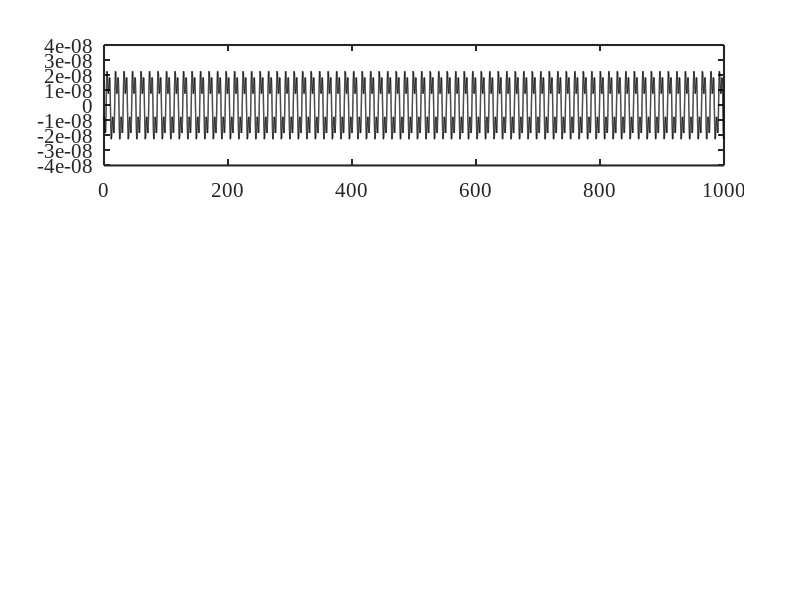

Write the MATLAB code that produced this figure. (Note: this script raises an error after producing the figure.)
clear;close all;
load TIHB_N20_LCO1.mat;
dt=0.01;
Tdata=0:dt:1000;
x=zeros(N_dof,length(Tdata));dx=zeros(N_dof,length(Tdata));ddx=zeros(N_dof,length(Tdata));
Harm_parameter_a=parameter_a(2:end,:);
for j=1:N_dof
    for i=1:N_harm-1
        x(j,:)=x(j,:)+Harm_parameter_a(i,2*j-1)*cos((i)*w0*Tdata)+Harm_parameter_a(i,2*j)*sin((i)*w0*Tdata);
        dx(j,:)=dx(j,:)-w0*(i)*Harm_parameter_a(i,2*j-1)*sin(i*w0*Tdata)+w0*(i)*Harm_parameter_a(i,2*j)*cos((i)*w0*Tdata);
        ddx(j,:)=ddx(j,:)-(w0*(i))^2*Harm_parameter_a(i,2*j-1)*cos((i)*w0*Tdata)-(w0*(i))^2*Harm_parameter_a(i,2*j)*sin((i)*w0*Tdata);
    end
    x(j,:)=x(j,:)+parameter_a(2*j-1,1);
end

k_h3=0;k_alpha3=10;k_beta3=0;
F=[k_h3*x(1,:).^3;k_alpha3*x(2,:).^3;k_beta3*x(3,:).^3];
residual=M*ddx+C*dx+K*x+F;

subplot(3,1,1);
plot(Tdata,residual(2,:),'k-','LineWidth',1);
set(gca,'FontName','Times New Roman','FontSize',15,'LineWidth',1.5);
clear;
load IHB_N20_LCO1.mat;
dt=0.01;
Tdata=0:dt:1000;
x=zeros(N_dof,length(Tdata));dx=zeros(N_dof,length(Tdata));ddx=zeros(N_dof,length(Tdata));
Harm_parameter_a=parameter_a(2:end,:);
for j=1:N_dof
    for i=1:N_harm-1
        x(j,:)=x(j,:)+Harm_parameter_a(i,2*j-1)*cos((i)*w0*Tdata)+Harm_parameter_a(i,2*j)*sin((i)*w0*Tdata);
        dx(j,:)=dx(j,:)-w0*(i)*Harm_parameter_a(i,2*j-1)*sin(i*w0*Tdata)+w0*(i)*Harm_parameter_a(i,2*j)*cos((i)*w0*Tdata);
        ddx(j,:)=ddx(j,:)-(w0*(i))^2*Harm_parameter_a(i,2*j-1)*cos((i)*w0*Tdata)-(w0*(i))^2*Harm_parameter_a(i,2*j)*sin((i)*w0*Tdata);
    end
    x(j,:)=x(j,:)+parameter_a(2*j-1,1);
end

k_h3=0;k_alpha3=10;k_beta3=0;
F=[k_h3*x(1,:).^3;k_alpha3*x(2,:).^3;k_beta3*x(3,:).^3];
residual=M*ddx+C*dx+K*x+F;

hold on;
plot(Tdata,residual(2,:),'r--','LineWidth',1);
set(gca,'FontName','Times New Roman','FontSize',15,'LineWidth',1.5);

clear;
load TIHB_N20_LCO2.mat;
dt=0.01;
Tdata=0:dt:1000;
x=zeros(N_dof,length(Tdata));dx=zeros(N_dof,length(Tdata));ddx=zeros(N_dof,length(Tdata));
Harm_parameter_a=parameter_a(2:end,:);
for j=1:N_dof
    for i=1:N_harm-1
        x(j,:)=x(j,:)+Harm_parameter_a(i,2*j-1)*cos((i)*w0*Tdata)+Harm_parameter_a(i,2*j)*sin((i)*w0*Tdata);
        dx(j,:)=dx(j,:)-w0*(i)*Harm_parameter_a(i,2*j-1)*sin(i*w0*Tdata)+w0*(i)*Harm_parameter_a(i,2*j)*cos((i)*w0*Tdata);
        ddx(j,:)=ddx(j,:)-(w0*(i))^2*Harm_parameter_a(i,2*j-1)*cos((i)*w0*Tdata)-(w0*(i))^2*Harm_parameter_a(i,2*j)*sin((i)*w0*Tdata);
    end
    x(j,:)=x(j,:)+parameter_a(2*j-1,1);
end

k_h3=0;k_alpha3=10;k_beta3=0;
F=[k_h3*x(1,:).^3;k_alpha3*x(2,:).^3;k_beta3*x(3,:).^3];
residual=M*ddx+C*dx+K*x+F;

subplot(3,1,2);
plot(Tdata,residual(2,:),'k-','LineWidth',1);
set(gca,'FontName','Times New Roman','FontSize',15,'LineWidth',1.5);
clear;
load IHB_N20_LCO2.mat;
dt=0.01;
Tdata=0:dt:1000;
x=zeros(N_dof,length(Tdata));dx=zeros(N_dof,length(Tdata));ddx=zeros(N_dof,length(Tdata));
Harm_parameter_a=parameter_a(2:end,:);
for j=1:N_dof
    for i=1:N_harm-1
        x(j,:)=x(j,:)+Harm_parameter_a(i,2*j-1)*cos((i)*w0*Tdata)+Harm_parameter_a(i,2*j)*sin((i)*w0*Tdata);
        dx(j,:)=dx(j,:)-w0*(i)*Harm_parameter_a(i,2*j-1)*sin(i*w0*Tdata)+w0*(i)*Harm_parameter_a(i,2*j)*cos((i)*w0*Tdata);
        ddx(j,:)=ddx(j,:)-(w0*(i))^2*Harm_parameter_a(i,2*j-1)*cos((i)*w0*Tdata)-(w0*(i))^2*Harm_parameter_a(i,2*j)*sin((i)*w0*Tdata);
    end
    x(j,:)=x(j,:)+parameter_a(2*j-1,1);
end

k_h3=0;k_alpha3=10;k_beta3=0;
F=[k_h3*x(1,:).^3;k_alpha3*x(2,:).^3;k_beta3*x(3,:).^3];
residual=M*ddx+C*dx+K*x+F;

hold on;
plot(Tdata,residual(2,:),'r--','LineWidth',1);
set(gca,'FontName','Times New Roman','FontSize',15,'LineWidth',1.5);

clear;
load TIHB_N20_LCO3.mat;
dt=0.01;
Tdata=0:dt:1000;
x=zeros(N_dof,length(Tdata));dx=zeros(N_dof,length(Tdata));ddx=zeros(N_dof,length(Tdata));
Harm_parameter_a=parameter_a(2:end,:);
for j=1:N_dof
    for i=1:N_harm-1
        x(j,:)=x(j,:)+Harm_parameter_a(i,2*j-1)*cos((i)*w0*Tdata)+Harm_parameter_a(i,2*j)*sin((i)*w0*Tdata);
        dx(j,:)=dx(j,:)-w0*(i)*Harm_parameter_a(i,2*j-1)*sin(i*w0*Tdata)+w0*(i)*Harm_parameter_a(i,2*j)*cos((i)*w0*Tdata);
        ddx(j,:)=ddx(j,:)-(w0*(i))^2*Harm_parameter_a(i,2*j-1)*cos((i)*w0*Tdata)-(w0*(i))^2*Harm_parameter_a(i,2*j)*sin((i)*w0*Tdata);
    end
    x(j,:)=x(j,:)+parameter_a(2*j-1,1);
end

k_h3=0;k_alpha3=10;k_beta3=0;
F=[k_h3*x(1,:).^3;k_alpha3*x(2,:).^3;k_beta3*x(3,:).^3];
residual=M*ddx+C*dx+K*x+F;

subplot(3,1,3);
plot(Tdata,residual(2,:),'k-','LineWidth',1);
set(gca,'FontName','Times New Roman','FontSize',15,'LineWidth',1.5);
clear;
load IHB_N20_LCO3.mat;
dt=0.01;
Tdata=0:dt:1000;
x=zeros(N_dof,length(Tdata));dx=zeros(N_dof,length(Tdata));ddx=zeros(N_dof,length(Tdata));
Harm_parameter_a=parameter_a(2:end,:);
for j=1:N_dof
    for i=1:N_harm-1
        x(j,:)=x(j,:)+Harm_parameter_a(i,2*j-1)*cos((i)*w0*Tdata)+Harm_parameter_a(i,2*j)*sin((i)*w0*Tdata);
        dx(j,:)=dx(j,:)-w0*(i)*Harm_parameter_a(i,2*j-1)*sin(i*w0*Tdata)+w0*(i)*Harm_parameter_a(i,2*j)*cos((i)*w0*Tdata);
        ddx(j,:)=ddx(j,:)-(w0*(i))^2*Harm_parameter_a(i,2*j-1)*cos((i)*w0*Tdata)-(w0*(i))^2*Harm_parameter_a(i,2*j)*sin((i)*w0*Tdata);
    end
    x(j,:)=x(j,:)+parameter_a(2*j-1,1);
end

k_h3=0;k_alpha3=10;k_beta3=0;
F=[k_h3*x(1,:).^3;k_alpha3*x(2,:).^3;k_beta3*x(3,:).^3];
residual=M*ddx+C*dx+K*x+F;

hold on;
plot(Tdata,residual(2,:),'r--','LineWidth',1);
set(gca,'FontName','Times New Roman','FontSize',15,'LineWidth',1.5);


